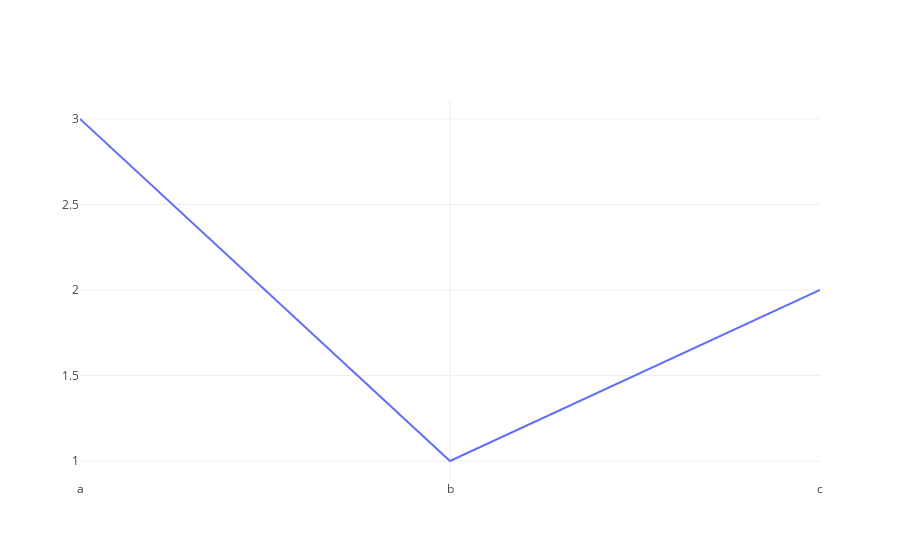

Here is the notebook cell this chart was saved with:
### Code cell
fig.layout.template = None
fig

### Figure 1 — Plotly figure (JSON) as saved in the notebook; plotly's stock layout.template omitted (floating-point values rounded to 4 significant figures)
{"data": [{"hovertemplate": "x=%{x}<br>y=%{y}<extra></extra>", "legendgroup": "", "line": {"color": "#636efa", "dash": "solid"}, "marker": {"symbol": "circle"}, "mode": "lines", "name": "", "orientation": "v", "showlegend": false, "type": "scatter", "x": ["a", "b", "c"], "xaxis": "x", "y": [3, 1, 2], "yaxis": "y"}], "layout": {}}
